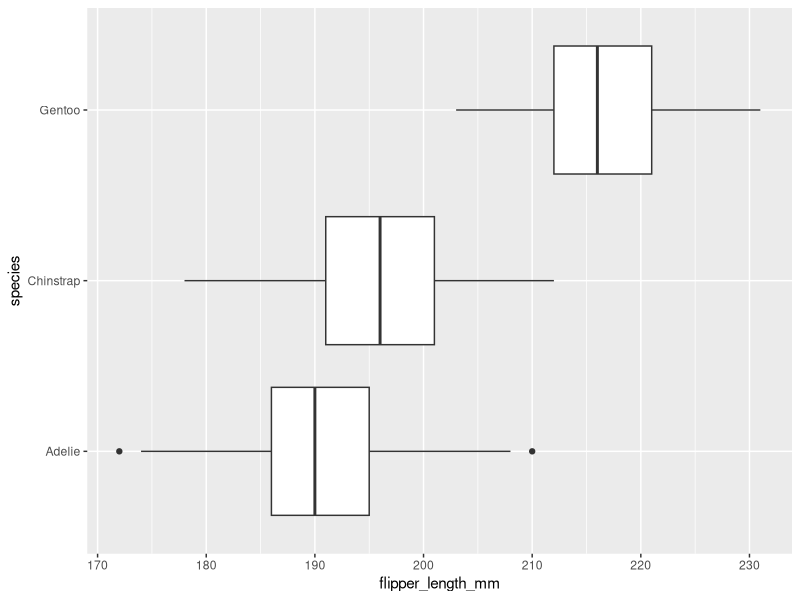
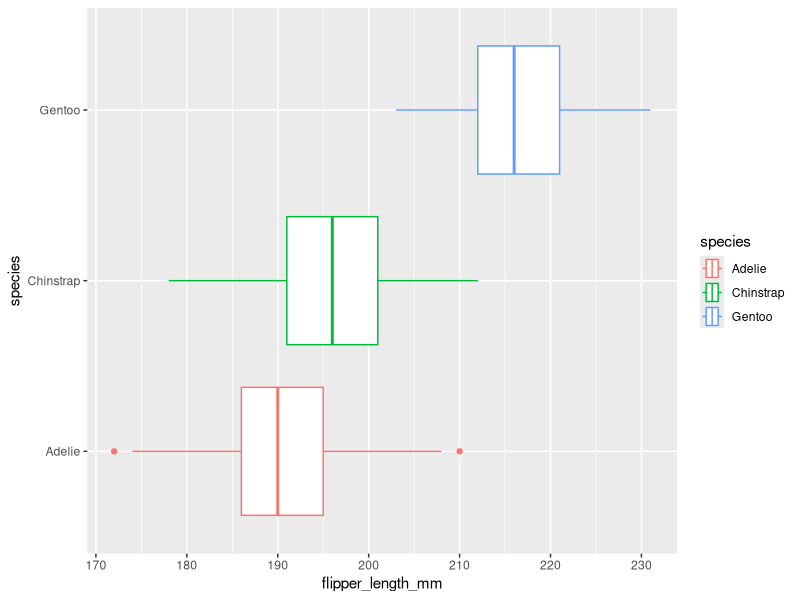
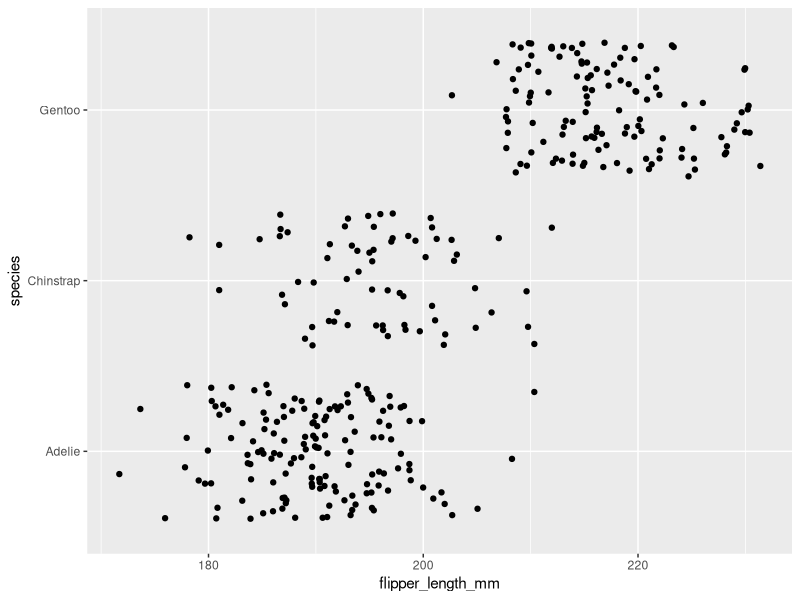
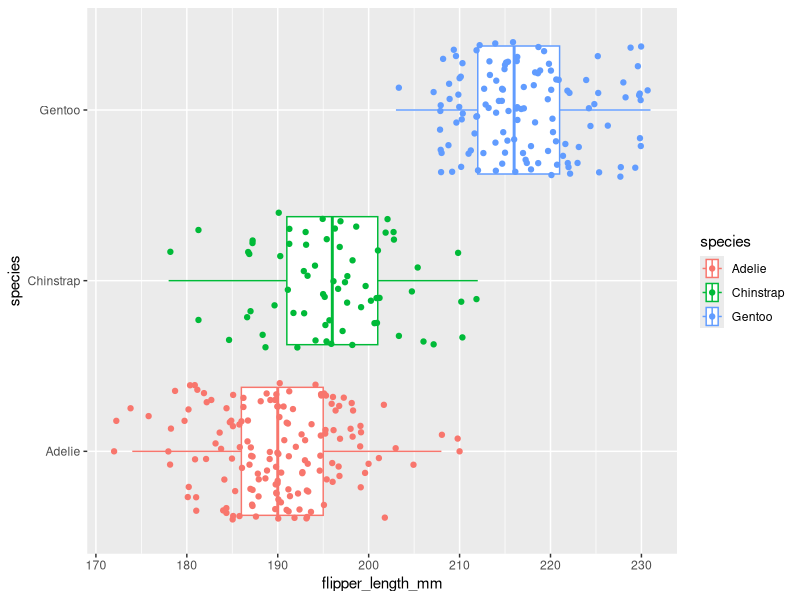
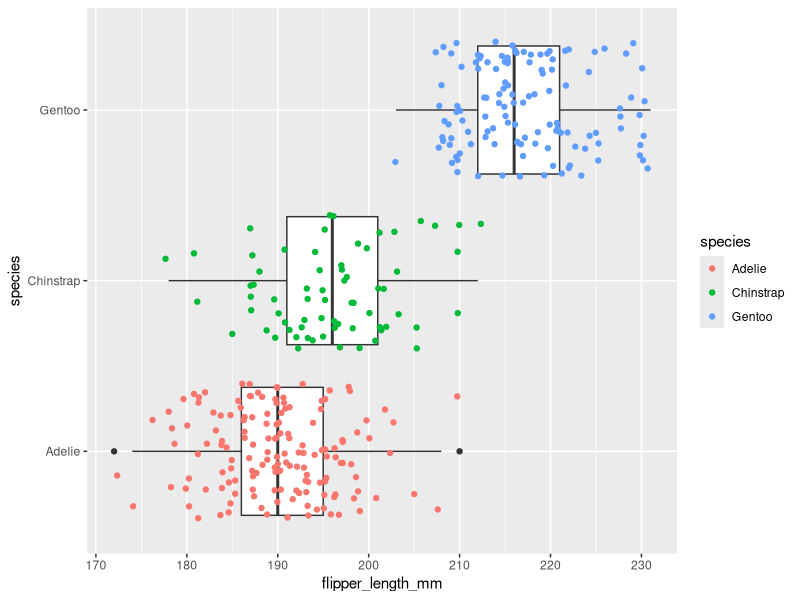
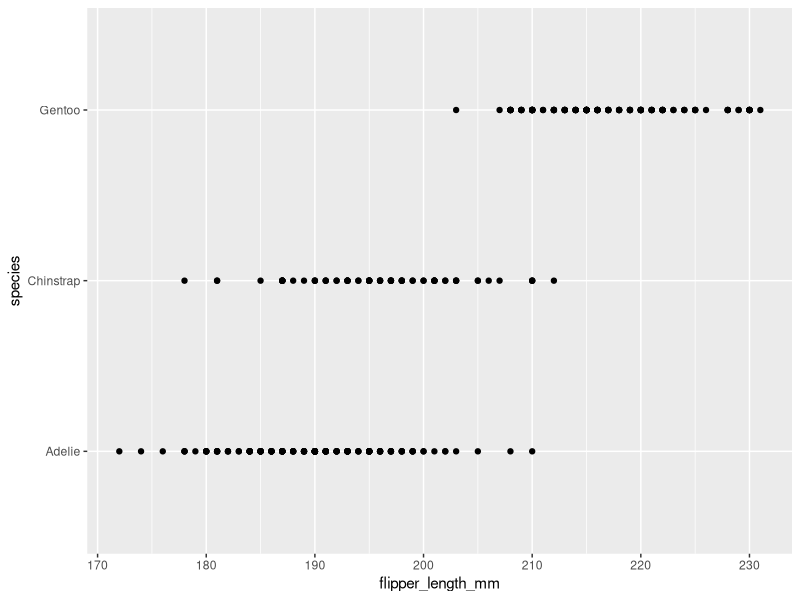

Reproduce these figures in R, in order.
## ---- chunk 1
knitr::opts_chunk$set(error = TRUE)
## ---- chunk 2
library(palmerpenguins)
penguins
## ---- chunk 3
library(ggplot2)
## ---- chunk 4
ggplot(data = penguins, mapping = aes(x = flipper_length_mm, y = species)) +
  geom_boxplot()
## ---- chunk 5
ggplot(data = penguins, mapping = aes(x = flipper_length_mm, y = species, color = species)) +
  geom_boxplot()
## ---- chunk 6
ggplot(data = penguins, mapping = aes(x = flipper_length_mm, y = species, position = "jitter")) +
  geom_jitter()
## ---- chunk 7

ggplot(data = penguins, mapping = aes(x = flipper_length_mm, y = species, color = species, position = "jitter")) +
  geom_boxplot() + geom_jitter()

## ---- chunk 8
ggplot(data = penguins, mapping = aes(x = flipper_length_mm, y = species, position = "jitter")) +
  geom_boxplot() + geom_jitter(aes(color = species)) #added the color aesthetic to the jitters only

## ---- chunk 9
ggplot(data = penguins) + geom_point(mapping = aes(x = flipper_length_mm, y = species, position = "jitter")) 
## ---- chunk 10

## ---- chunk 11

## ---- chunk 12

## ---- chunk 13

## ---- chunk 14

## ---- chunk 15
